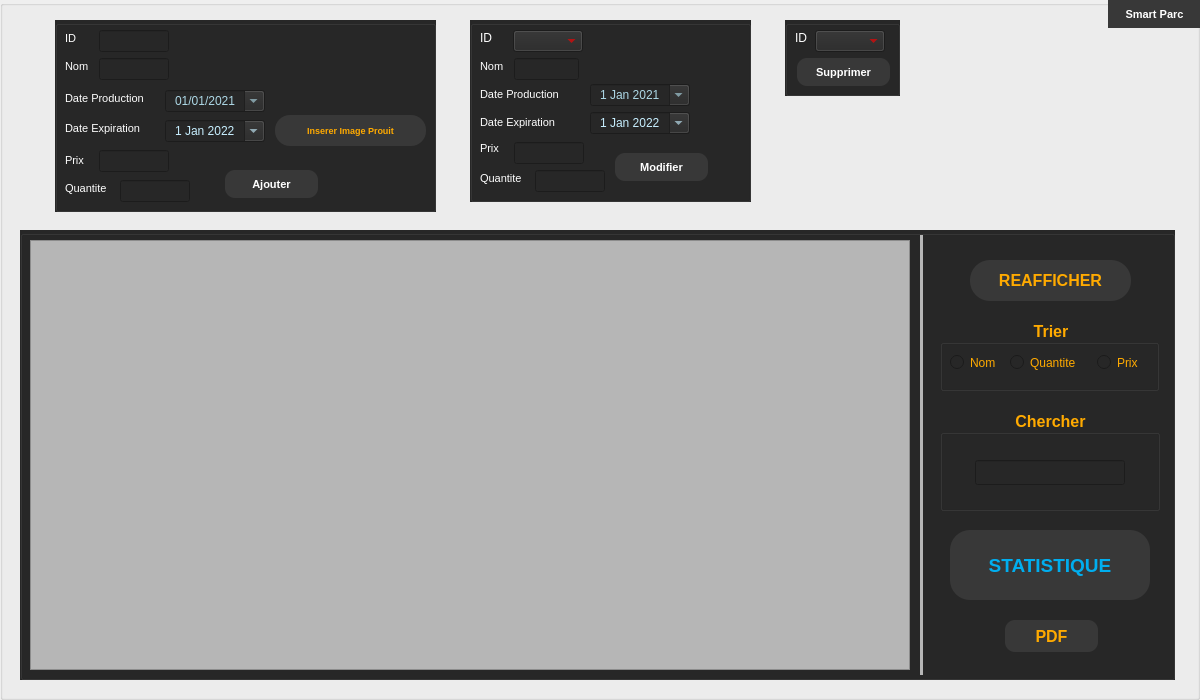
 <widget class="QDialog" name="GestionDesProduits">
  <property name="geometry">
   <rect>
    <x>0</x>
    <y>0</y>
    <width>1200</width>
    <height>700</height>
   </rect>
  </property>
  <property name="windowTitle">
   <string>Gestion Des Produits</string>
  </property>
  <property name="autoFillBackground">
   <bool>false</bool>
  </property>
  <property name="styleSheet">
   <string notr="true"/>
  </property>
  <widget class="QGroupBox" name="BG">
   <property name="geometry">
    <rect>
     <x>0</x>
     <y>0</y>
     <width>1200</width>
     <height>700</height>
    </rect>
   </property>
   <property name="title">
    <string/>
   </property>
   <widget class="QLabel" name="IMG">
    <property name="geometry">
     <rect>
      <x>0</x>
      <y>0</y>
      <width>1200</width>
      <height>700</height>
     </rect>
    </property>
    <property name="autoFillBackground">
     <bool>false</bool>
    </property>
    <property name="text">
     <string notr="true"/>
    </property>
    <property name="pixmap">
     <pixmap>FF.jpg</pixmap>
    </property>
    <property name="scaledContents">
     <bool>false</bool>
    </property>
    <property name="alignment">
     <set>Qt::AlignLeading|Qt::AlignLeft|Qt::AlignVCenter</set>
    </property>
   </widget>
   <widget class="QGroupBox" name="G4">
    <property name="geometry">
     <rect>
      <x>785</x>
      <y>20</y>
      <width>115</width>
      <height>76</height>
     </rect>
    </property>
    <property name="font">
     <font>
      <family>MS Shell Dlg 2</family>
      <pointsize>10</pointsize>
      <weight>50</weight>
      <bold>false</bold>
      <kerning>true</kerning>
     </font>
    </property>
    <property name="autoFillBackground">
     <bool>false</bool>
    </property>
    <property name="styleSheet">
     <string notr="true">color: rgb(255, 255, 255);
background-color: rgb(39, 39, 39);</string>
    </property>
    <property name="title">
     <string/>
    </property>
    <property name="alignment">
     <set>Qt::AlignCenter</set>
    </property>
    <widget class="QComboBox" name="comboBox_02">
     <property name="geometry">
      <rect>
       <x>30</x>
       <y>10</y>
       <width>70</width>
       <height>22</height>
      </rect>
     </property>
     <property name="styleSheet">
      <string notr="true">color: rgb(255, 0, 0);</string>
     </property>
    </widget>
    <widget class="QPushButton" name="Supprimer">
     <property name="geometry">
      <rect>
       <x>12</x>
       <y>38</y>
       <width>93</width>
       <height>28</height>
      </rect>
     </property>
     <property name="font">
      <font>
       <family>Arial</family>
       <pointsize>8</pointsize>
       <weight>75</weight>
       <bold>true</bold>
      </font>
     </property>
     <property name="styleSheet">
      <string notr="true">QPushButton
{
border-radius:10px;
background-color: rgb(56, 56, 56);
color: rgb(255, 255, 255);
}
QPushButton:hover
{
color: rgb(56, 56, 56);
background-color: rgb(255, 255, 255);
}</string>
     </property>
     <property name="text">
      <string>Supprimer</string>
     </property>
    </widget>
    <widget class="QLabel" name="label_13">
     <property name="geometry">
      <rect>
       <x>10</x>
       <y>10</y>
       <width>16</width>
       <height>16</height>
      </rect>
     </property>
     <property name="text">
      <string>ID</string>
     </property>
    </widget>
   </widget>
   <widget class="QGroupBox" name="G1">
    <property name="enabled">
     <bool>true</bool>
    </property>
    <property name="geometry">
     <rect>
      <x>55</x>
      <y>20</y>
      <width>381</width>
      <height>192</height>
     </rect>
    </property>
    <property name="font">
     <font>
      <pointsize>10</pointsize>
      <weight>50</weight>
      <bold>false</bold>
      <stylestrategy>PreferDefault</stylestrategy>
      <kerning>false</kerning>
     </font>
    </property>
    <property name="acceptDrops">
     <bool>false</bool>
    </property>
    <property name="autoFillBackground">
     <bool>false</bool>
    </property>
    <property name="styleSheet">
     <string notr="true">color: rgb(255, 255, 255);
background-color: rgb(39, 39, 39);</string>
    </property>
    <property name="title">
     <string/>
    </property>
    <property name="alignment">
     <set>Qt::AlignBottom|Qt::AlignHCenter</set>
    </property>
    <property name="flat">
     <bool>false</bool>
    </property>
    <widget class="QLabel" name="label_01">
     <property name="geometry">
      <rect>
       <x>10</x>
       <y>10</y>
       <width>16</width>
       <height>16</height>
      </rect>
     </property>
     <property name="font">
      <font>
       <pointsize>8</pointsize>
       <weight>50</weight>
       <bold>false</bold>
       <stylestrategy>PreferDefault</stylestrategy>
      </font>
     </property>
     <property name="text">
      <string>ID</string>
     </property>
     <property name="alignment">
      <set>Qt::AlignLeading|Qt::AlignLeft|Qt::AlignVCenter</set>
     </property>
    </widget>
    <widget class="QLabel" name="label_02">
     <property name="geometry">
      <rect>
       <x>10</x>
       <y>38</y>
       <width>27</width>
       <height>16</height>
      </rect>
     </property>
     <property name="font">
      <font>
       <pointsize>8</pointsize>
       <weight>50</weight>
       <bold>false</bold>
       <stylestrategy>PreferDefault</stylestrategy>
      </font>
     </property>
     <property name="text">
      <string>Nom</string>
     </property>
     <property name="alignment">
      <set>Qt::AlignLeading|Qt::AlignLeft|Qt::AlignVCenter</set>
     </property>
    </widget>
    <widget class="QLabel" name="label_05">
     <property name="geometry">
      <rect>
       <x>10</x>
       <y>160</y>
       <width>49</width>
       <height>16</height>
      </rect>
     </property>
     <property name="font">
      <font>
       <pointsize>8</pointsize>
       <weight>50</weight>
       <bold>false</bold>
       <stylestrategy>PreferDefault</stylestrategy>
      </font>
     </property>
     <property name="text">
      <string>Quantite</string>
     </property>
     <property name="alignment">
      <set>Qt::AlignLeading|Qt::AlignLeft|Qt::AlignVCenter</set>
     </property>
    </widget>
    <widget class="QLineEdit" name="lineEdit_02">
     <property name="geometry">
      <rect>
       <x>44</x>
       <y>38</y>
       <width>70</width>
       <height>22</height>
      </rect>
     </property>
     <property name="font">
      <font>
       <pointsize>8</pointsize>
       <weight>50</weight>
       <bold>false</bold>
       <stylestrategy>PreferDefault</stylestrategy>
      </font>
     </property>
     <property name="alignment">
      <set>Qt::AlignCenter</set>
     </property>
    </widget>
    <widget class="QLineEdit" name="lineEdit_04">
     <property name="geometry">
      <rect>
       <x>65</x>
       <y>160</y>
       <width>70</width>
       <height>22</height>
      </rect>
     </property>
     <property name="font">
      <font>
       <pointsize>8</pointsize>
       <weight>50</weight>
       <bold>false</bold>
       <stylestrategy>PreferDefault</stylestrategy>
      </font>
     </property>
     <property name="alignment">
      <set>Qt::AlignCenter</set>
     </property>
    </widget>
    <widget class="QLabel" name="label_06">
     <property name="geometry">
      <rect>
       <x>10</x>
       <y>130</y>
       <width>21</width>
       <height>20</height>
      </rect>
     </property>
     <property name="font">
      <font>
       <pointsize>8</pointsize>
       <weight>50</weight>
       <bold>false</bold>
       <stylestrategy>PreferDefault</stylestrategy>
      </font>
     </property>
     <property name="text">
      <string>Prix</string>
     </property>
     <property name="alignment">
      <set>Qt::AlignLeading|Qt::AlignLeft|Qt::AlignVCenter</set>
     </property>
    </widget>
    <widget class="QPushButton" name="Ajouter">
     <property name="geometry">
      <rect>
       <x>170</x>
       <y>150</y>
       <width>93</width>
       <height>28</height>
      </rect>
     </property>
     <property name="font">
      <font>
       <family>Arial</family>
       <pointsize>8</pointsize>
       <weight>75</weight>
       <bold>true</bold>
       <stylestrategy>PreferDefault</stylestrategy>
      </font>
     </property>
     <property name="styleSheet">
      <string notr="true">QPushButton
{
border-radius:10px;
background-color: rgb(56, 56, 56);
color: rgb(255, 255, 255);
}
QPushButton:hover
{
color: rgb(56, 56, 56);
background-color: rgb(255, 255, 255);
}</string>
     </property>
     <property name="text">
      <string>Ajouter</string>
     </property>
    </widget>
    <widget class="QLineEdit" name="lineEdit_01">
     <property name="enabled">
      <bool>true</bool>
     </property>
     <property name="geometry">
      <rect>
       <x>44</x>
       <y>10</y>
       <width>70</width>
       <height>22</height>
      </rect>
     </property>
     <property name="font">
      <font>
       <pointsize>8</pointsize>
       <weight>50</weight>
       <bold>false</bold>
       <stylestrategy>PreferDefault</stylestrategy>
      </font>
     </property>
     <property name="styleSheet">
      <string notr="true">color: rgb(255, 0, 0);</string>
     </property>
     <property name="alignment">
      <set>Qt::AlignCenter</set>
     </property>
    </widget>
    <widget class="QLabel" name="label_03">
     <property name="geometry">
      <rect>
       <x>10</x>
       <y>70</y>
       <width>92</width>
       <height>16</height>
      </rect>
     </property>
     <property name="font">
      <font>
       <pointsize>8</pointsize>
       <weight>50</weight>
       <bold>false</bold>
       <stylestrategy>PreferDefault</stylestrategy>
      </font>
     </property>
     <property name="text">
      <string>Date Production</string>
     </property>
     <property name="alignment">
      <set>Qt::AlignLeading|Qt::AlignLeft|Qt::AlignVCenter</set>
     </property>
    </widget>
    <widget class="QLabel" name="label_04">
     <property name="geometry">
      <rect>
       <x>10</x>
       <y>100</y>
       <width>88</width>
       <height>16</height>
      </rect>
     </property>
     <property name="font">
      <font>
       <pointsize>8</pointsize>
       <weight>50</weight>
       <bold>false</bold>
       <stylestrategy>PreferDefault</stylestrategy>
      </font>
     </property>
     <property name="text">
      <string>Date Expiration</string>
     </property>
     <property name="alignment">
      <set>Qt::AlignLeading|Qt::AlignLeft|Qt::AlignVCenter</set>
     </property>
    </widget>
    <widget class="QLineEdit" name="lineEdit_03">
     <property name="geometry">
      <rect>
       <x>44</x>
       <y>130</y>
       <width>70</width>
       <height>22</height>
      </rect>
     </property>
     <property name="font">
      <font>
       <pointsize>8</pointsize>
       <weight>50</weight>
       <bold>false</bold>
       <stylestrategy>PreferDefault</stylestrategy>
      </font>
     </property>
     <property name="alignment">
      <set>Qt::AlignCenter</set>
     </property>
     <property name="clearButtonEnabled">
      <bool>false</bool>
     </property>
    </widget>
    <widget class="QPushButton" name="Inserer_IMG">
     <property name="geometry">
      <rect>
       <x>220</x>
       <y>95</y>
       <width>151</width>
       <height>31</height>
      </rect>
     </property>
     <property name="font">
      <font>
       <pointsize>7</pointsize>
       <weight>75</weight>
       <bold>true</bold>
       <stylestrategy>PreferDefault</stylestrategy>
      </font>
     </property>
     <property name="styleSheet">
      <string notr="true">QPushButton
{
border-radius: 15px;
color: rgb(255, 170, 0);
background-color: rgba(56, 56, 56);
}
QPushButton:hover
{
color: rgb(56, 56, 56);
background-color: rgb(255, 170, 0);
}</string>
     </property>
     <property name="text">
      <string>Inserer Image Prouit</string>
     </property>
    </widget>
    <widget class="QDateEdit" name="dateEdit">
     <property name="geometry">
      <rect>
       <x>110</x>
       <y>70</y>
       <width>100</width>
       <height>22</height>
      </rect>
     </property>
     <property name="styleSheet">
      <string notr="true">background-color: rgb(39, 39, 39);
color: rgb(173,216, 230);</string>
     </property>
     <property name="alignment">
      <set>Qt::AlignCenter</set>
     </property>
     <property name="dateTime">
      <datetime>
       <hour>0</hour>
       <minute>0</minute>
       <second>0</second>
       <year>2021</year>
       <month>1</month>
       <day>1</day>
      </datetime>
     </property>
     <property name="maximumDateTime">
      <datetime>
       <hour>23</hour>
       <minute>59</minute>
       <second>59</second>
       <year>9999</year>
       <month>12</month>
       <day>31</day>
      </datetime>
     </property>
     <property name="minimumDateTime">
      <datetime>
       <hour>0</hour>
       <minute>0</minute>
       <second>0</second>
       <year>2021</year>
       <month>1</month>
       <day>1</day>
      </datetime>
     </property>
     <property name="maximumDate">
      <date>
       <year>9999</year>
       <month>12</month>
       <day>31</day>
      </date>
     </property>
     <property name="currentSection">
      <enum>QDateTimeEdit::DaySection</enum>
     </property>
     <property name="displayFormat">
      <string>dd/MM/yyyy</string>
     </property>
     <property name="calendarPopup">
      <bool>true</bool>
     </property>
     <property name="timeSpec">
      <enum>Qt::LocalTime</enum>
     </property>
     <property name="date">
      <date>
       <year>2021</year>
       <month>1</month>
       <day>1</day>
      </date>
     </property>
    </widget>
    <widget class="QDateEdit" name="dateEdit_2">
     <property name="geometry">
      <rect>
       <x>110</x>
       <y>100</y>
       <width>100</width>
       <height>22</height>
      </rect>
     </property>
     <property name="styleSheet">
      <string notr="true">background-color: rgb(39, 39, 39);
color: rgb(199, 239, 255);</string>
     </property>
     <property name="alignment">
      <set>Qt::AlignCenter</set>
     </property>
     <property name="dateTime">
      <datetime>
       <hour>0</hour>
       <minute>0</minute>
       <second>0</second>
       <year>2022</year>
       <month>1</month>
       <day>1</day>
      </datetime>
     </property>
     <property name="minimumDateTime">
      <datetime>
       <hour>0</hour>
       <minute>0</minute>
       <second>0</second>
       <year>2021</year>
       <month>1</month>
       <day>1</day>
      </datetime>
     </property>
     <property name="calendarPopup">
      <bool>true</bool>
     </property>
     <property name="timeSpec">
      <enum>Qt::LocalTime</enum>
     </property>
     <property name="date">
      <date>
       <year>2022</year>
       <month>1</month>
       <day>1</day>
      </date>
     </property>
    </widget>
    <widget class="QLabel" name="IMG_Added">
     <property name="geometry">
      <rect>
       <x>225</x>
       <y>10</y>
       <width>140</width>
       <height>80</height>
      </rect>
     </property>
     <property name="text">
      <string/>
     </property>
     <property name="alignment">
      <set>Qt::AlignCenter</set>
     </property>
    </widget>
   </widget>
   <widget class="QPushButton" name="Statistique">
    <property name="geometry">
     <rect>
      <x>950</x>
      <y>530</y>
      <width>200</width>
      <height>70</height>
     </rect>
    </property>
    <property name="font">
     <font>
      <family>Arial</family>
      <pointsize>14</pointsize>
      <weight>75</weight>
      <bold>true</bold>
     </font>
    </property>
    <property name="styleSheet">
     <string notr="true">
QPushButton
{
border-radius:20px;
background-color: rgb(56, 56, 56);
color: rgb(0, 174, 239);
}
QPushButton:hover
{
color: rgb(56, 56, 56);
background-color: rgb(0, 174, 239);
}
</string>
    </property>
    <property name="text">
     <string>STATISTIQUE</string>
    </property>
   </widget>
   <widget class="QGroupBox" name="G2">
    <property name="geometry">
     <rect>
      <x>20</x>
      <y>230</y>
      <width>1155</width>
      <height>450</height>
     </rect>
    </property>
    <property name="font">
     <font>
      <pointsize>10</pointsize>
     </font>
    </property>
    <property name="autoFillBackground">
     <bool>false</bool>
    </property>
    <property name="styleSheet">
     <string notr="true">color: rgb(255, 255, 255);
background-color: rgb(39, 39, 39);</string>
    </property>
    <property name="title">
     <string/>
    </property>
    <property name="alignment">
     <set>Qt::AlignCenter</set>
    </property>
    <widget class="QPushButton" name="PDF">
     <property name="geometry">
      <rect>
       <x>985</x>
       <y>390</y>
       <width>93</width>
       <height>32</height>
      </rect>
     </property>
     <property name="font">
      <font>
       <family>Arial</family>
       <pointsize>12</pointsize>
       <weight>75</weight>
       <bold>true</bold>
      </font>
     </property>
     <property name="styleSheet">
      <string notr="true">QPushButton
{
border-radius: 10px;
color: rgb(255, 170, 0);
background-color: rgba(56, 56, 56);
}
QPushButton:hover
{
color: rgb(56, 56, 56);
background-color: rgb(255, 170, 0);
}</string>
     </property>
     <property name="text">
      <string>PDF</string>
     </property>
    </widget>
    <widget class="QTableView" name="tableView">
     <property name="geometry">
      <rect>
       <x>10</x>
       <y>10</y>
       <width>880</width>
       <height>430</height>
      </rect>
     </property>
     <property name="font">
      <font>
       <family>Arial</family>
       <pointsize>9</pointsize>
       <weight>75</weight>
       <bold>true</bold>
      </font>
     </property>
     <property name="styleSheet">
      <string notr="true">color: rgb(39, 39, 39);
background-color: rgb(182, 182, 182);</string>
     </property>
     <property name="sizeAdjustPolicy">
      <enum>QAbstractScrollArea::AdjustIgnored</enum>
     </property>
     <property name="editTriggers">
      <set>QAbstractItemView::NoEditTriggers</set>
     </property>
     <property name="alternatingRowColors">
      <bool>true</bool>
     </property>
     <property name="showGrid">
      <bool>true</bool>
     </property>
     <property name="gridStyle">
      <enum>Qt::SolidLine</enum>
     </property>
     <property name="sortingEnabled">
      <bool>false</bool>
     </property>
     <attribute name="horizontalHeaderCascadingSectionResizes">
      <bool>true</bool>
     </attribute>
     <attribute name="horizontalHeaderDefaultSectionSize">
      <number>142</number>
     </attribute>
     <attribute name="horizontalHeaderStretchLastSection">
      <bool>true</bool>
     </attribute>
    </widget>
    <widget class="QGroupBox" name="TRIER">
     <property name="geometry">
      <rect>
       <x>920</x>
       <y>90</y>
       <width>219</width>
       <height>71</height>
      </rect>
     </property>
     <property name="font">
      <font>
       <family>Arial</family>
       <pointsize>12</pointsize>
       <weight>75</weight>
       <bold>true</bold>
      </font>
     </property>
     <property name="styleSheet">
      <string notr="true">color: rgb(255, 170, 0);
</string>
     </property>
     <property name="title">
      <string>Trier</string>
     </property>
     <property name="alignment">
      <set>Qt::AlignCenter</set>
     </property>
     <widget class="QRadioButton" name="TRIN">
      <property name="geometry">
       <rect>
        <x>10</x>
        <y>31</y>
        <width>58</width>
        <height>23</height>
       </rect>
      </property>
      <property name="font">
       <font>
        <pointsize>9</pointsize>
       </font>
      </property>
      <property name="styleSheet">
       <string notr="true"/>
      </property>
      <property name="text">
       <string>Nom</string>
      </property>
     </widget>
     <widget class="QRadioButton" name="TRIQ">
      <property name="geometry">
       <rect>
        <x>70</x>
        <y>31</y>
        <width>89</width>
        <height>23</height>
       </rect>
      </property>
      <property name="font">
       <font>
        <pointsize>9</pointsize>
       </font>
      </property>
      <property name="styleSheet">
       <string notr="true"/>
      </property>
      <property name="text">
       <string>Quantite</string>
      </property>
      <property name="checkable">
       <bool>true</bool>
      </property>
      <property name="checked">
       <bool>false</bool>
      </property>
     </widget>
     <widget class="QRadioButton" name="TRIP">
      <property name="geometry">
       <rect>
        <x>157</x>
        <y>31</y>
        <width>52</width>
        <height>23</height>
       </rect>
      </property>
      <property name="font">
       <font>
        <pointsize>9</pointsize>
       </font>
      </property>
      <property name="styleSheet">
       <string notr="true"/>
      </property>
      <property name="text">
       <string>Prix</string>
      </property>
     </widget>
    </widget>
    <widget class="QGroupBox" name="CHERCHER">
     <property name="geometry">
      <rect>
       <x>920</x>
       <y>180</y>
       <width>220</width>
       <height>101</height>
      </rect>
     </property>
     <property name="font">
      <font>
       <family>Arial</family>
       <pointsize>12</pointsize>
       <weight>75</weight>
       <bold>true</bold>
      </font>
     </property>
     <property name="styleSheet">
      <string notr="true">color: rgb(255, 170, 0);
</string>
     </property>
     <property name="title">
      <string>Chercher</string>
     </property>
     <property name="alignment">
      <set>Qt::AlignCenter</set>
     </property>
     <widget class="QLineEdit" name="lineEdit_09">
      <property name="geometry">
       <rect>
        <x>35</x>
        <y>50</y>
        <width>150</width>
        <height>25</height>
       </rect>
      </property>
      <property name="styleSheet">
       <string notr="true">color: rgb(255, 255, 255);</string>
      </property>
      <property name="alignment">
       <set>Qt::AlignCenter</set>
      </property>
     </widget>
    </widget>
    <widget class="QPushButton" name="Reafficher">
     <property name="geometry">
      <rect>
       <x>950</x>
       <y>30</y>
       <width>161</width>
       <height>41</height>
      </rect>
     </property>
     <property name="font">
      <font>
       <pointsize>12</pointsize>
       <weight>75</weight>
       <bold>true</bold>
      </font>
     </property>
     <property name="styleSheet">
      <string notr="true">QPushButton
{
border-radius: 20px;
color: rgb(255, 170, 0);
background-color: rgba(56, 56, 56);
}
QPushButton:hover
{
color: rgb(56, 56, 56);
background-color: rgb(255, 170, 0);
}</string>
     </property>
     <property name="text">
      <string>REAFFICHER</string>
     </property>
     <property name="flat">
      <bool>false</bool>
     </property>
    </widget>
    <widget class="Line" name="line">
     <property name="geometry">
      <rect>
       <x>900</x>
       <y>5</y>
       <width>3</width>
       <height>440</height>
      </rect>
     </property>
     <property name="styleSheet">
      <string notr="true">color: rgb(182, 182, 182);</string>
     </property>
     <property name="frameShadow">
      <enum>QFrame::Plain</enum>
     </property>
     <property name="lineWidth">
      <number>10</number>
     </property>
     <property name="midLineWidth">
      <number>0</number>
     </property>
     <property name="orientation">
      <enum>Qt::Vertical</enum>
     </property>
    </widget>
    <zorder>TRIER</zorder>
    <zorder>tableView</zorder>
    <zorder>CHERCHER</zorder>
    <zorder>PDF</zorder>
    <zorder>Reafficher</zorder>
    <zorder>line</zorder>
   </widget>
   <widget class="QPushButton" name="Quitter">
    <property name="geometry">
     <rect>
      <x>1108</x>
      <y>0</y>
      <width>93</width>
      <height>28</height>
     </rect>
    </property>
    <property name="font">
     <font>
      <pointsize>8</pointsize>
      <weight>75</weight>
      <bold>true</bold>
     </font>
    </property>
    <property name="styleSheet">
     <string notr="true">QPushButton
{
border-radius:20px;
background-color: rgb(56, 56, 56);
color: rgb(255, 255, 255);
}
QPushButton:hover
{
color: rgb(56, 56, 56);
background-color: rgb(255, 255, 255);
}</string>
    </property>
    <property name="text">
     <string>Smart Parc</string>
    </property>
   </widget>
   <widget class="QGroupBox" name="G3">
    <property name="enabled">
     <bool>true</bool>
    </property>
    <property name="geometry">
     <rect>
      <x>470</x>
      <y>20</y>
      <width>281</width>
      <height>182</height>
     </rect>
    </property>
    <property name="font">
     <font>
      <pointsize>10</pointsize>
      <weight>50</weight>
      <italic>false</italic>
      <bold>false</bold>
      <underline>false</underline>
      <strikeout>false</strikeout>
      <stylestrategy>PreferDefault</stylestrategy>
      <kerning>false</kerning>
     </font>
    </property>
    <property name="acceptDrops">
     <bool>false</bool>
    </property>
    <property name="autoFillBackground">
     <bool>false</bool>
    </property>
    <property name="styleSheet">
     <string notr="true">color: rgb(255, 255, 255);
background-color: rgb(39, 39, 39);</string>
    </property>
    <property name="title">
     <string/>
    </property>
    <property name="alignment">
     <set>Qt::AlignBottom|Qt::AlignHCenter</set>
    </property>
    <property name="flat">
     <bool>false</bool>
    </property>
    <widget class="QLineEdit" name="lineEdit_06">
     <property name="geometry">
      <rect>
       <x>44</x>
       <y>122</y>
       <width>70</width>
       <height>22</height>
      </rect>
     </property>
     <property name="font">
      <font>
       <pointsize>8</pointsize>
       <weight>50</weight>
       <bold>false</bold>
       <stylestrategy>PreferDefault</stylestrategy>
      </font>
     </property>
     <property name="alignment">
      <set>Qt::AlignCenter</set>
     </property>
    </widget>
    <widget class="QLabel" name="label_08">
     <property name="geometry">
      <rect>
       <x>10</x>
       <y>38</y>
       <width>27</width>
       <height>16</height>
      </rect>
     </property>
     <property name="font">
      <font>
       <pointsize>8</pointsize>
       <weight>50</weight>
       <bold>false</bold>
       <stylestrategy>PreferDefault</stylestrategy>
      </font>
     </property>
     <property name="text">
      <string>Nom</string>
     </property>
     <property name="alignment">
      <set>Qt::AlignLeading|Qt::AlignLeft|Qt::AlignVCenter</set>
     </property>
    </widget>
    <widget class="QLabel" name="label_09">
     <property name="geometry">
      <rect>
       <x>10</x>
       <y>66</y>
       <width>92</width>
       <height>16</height>
      </rect>
     </property>
     <property name="font">
      <font>
       <pointsize>8</pointsize>
       <weight>50</weight>
       <bold>false</bold>
       <stylestrategy>PreferDefault</stylestrategy>
      </font>
     </property>
     <property name="text">
      <string>Date Production</string>
     </property>
     <property name="alignment">
      <set>Qt::AlignLeading|Qt::AlignLeft|Qt::AlignVCenter</set>
     </property>
    </widget>
    <widget class="QLabel" name="label_07">
     <property name="geometry">
      <rect>
       <x>10</x>
       <y>10</y>
       <width>16</width>
       <height>16</height>
      </rect>
     </property>
     <property name="text">
      <string>ID</string>
     </property>
    </widget>
    <widget class="QLabel" name="label_12">
     <property name="geometry">
      <rect>
       <x>10</x>
       <y>120</y>
       <width>22</width>
       <height>16</height>
      </rect>
     </property>
     <property name="font">
      <font>
       <pointsize>8</pointsize>
       <weight>50</weight>
       <bold>false</bold>
       <stylestrategy>PreferDefault</stylestrategy>
      </font>
     </property>
     <property name="text">
      <string>Prix</string>
     </property>
     <property name="alignment">
      <set>Qt::AlignLeading|Qt::AlignLeft|Qt::AlignVCenter</set>
     </property>
    </widget>
    <widget class="QLineEdit" name="lineEdit_05">
     <property name="geometry">
      <rect>
       <x>44</x>
       <y>38</y>
       <width>65</width>
       <height>22</height>
      </rect>
     </property>
     <property name="font">
      <font>
       <pointsize>8</pointsize>
       <weight>50</weight>
       <bold>false</bold>
       <stylestrategy>PreferDefault</stylestrategy>
      </font>
     </property>
     <property name="alignment">
      <set>Qt::AlignCenter</set>
     </property>
    </widget>
    <widget class="QLabel" name="label_11">
     <property name="geometry">
      <rect>
       <x>10</x>
       <y>150</y>
       <width>49</width>
       <height>16</height>
      </rect>
     </property>
     <property name="font">
      <font>
       <pointsize>8</pointsize>
       <weight>50</weight>
       <bold>false</bold>
       <stylestrategy>PreferDefault</stylestrategy>
      </font>
     </property>
     <property name="text">
      <string>Quantite</string>
     </property>
     <property name="alignment">
      <set>Qt::AlignLeading|Qt::AlignLeft|Qt::AlignVCenter</set>
     </property>
    </widget>
    <widget class="QLabel" name="label_10">
     <property name="geometry">
      <rect>
       <x>10</x>
       <y>94</y>
       <width>88</width>
       <height>16</height>
      </rect>
     </property>
     <property name="font">
      <font>
       <pointsize>8</pointsize>
       <weight>50</weight>
       <bold>false</bold>
       <stylestrategy>PreferDefault</stylestrategy>
      </font>
     </property>
     <property name="text">
      <string>Date Expiration</string>
     </property>
     <property name="alignment">
      <set>Qt::AlignLeading|Qt::AlignLeft|Qt::AlignVCenter</set>
     </property>
    </widget>
    <widget class="QPushButton" name="Modifier">
     <property name="geometry">
      <rect>
       <x>145</x>
       <y>133</y>
       <width>93</width>
       <height>28</height>
      </rect>
     </property>
     <property name="font">
      <font>
       <family>Arial</family>
       <pointsize>8</pointsize>
       <weight>75</weight>
       <bold>true</bold>
       <stylestrategy>PreferDefault</stylestrategy>
      </font>
     </property>
     <property name="styleSheet">
      <string notr="true">QPushButton
{
border-radius:10px;
background-color: rgb(56, 56, 56);
color: rgb(255, 255, 255);
}
QPushButton:hover
{
color: rgb(56, 56, 56);
background-color: rgb(255, 255, 255);
}</string>
     </property>
     <property name="text">
      <string>Modifier</string>
     </property>
    </widget>
    <widget class="QComboBox" name="comboBox_01">
     <property name="geometry">
      <rect>
       <x>43</x>
       <y>10</y>
       <width>70</width>
       <height>22</height>
      </rect>
     </property>
     <property name="styleSheet">
      <string notr="true">color: rgb(255, 0, 0);</string>
     </property>
     <property name="editable">
      <bool>false</bool>
     </property>
     <property name="currentText">
      <string/>
     </property>
    </widget>
    <widget class="QLineEdit" name="lineEdit_07">
     <property name="geometry">
      <rect>
       <x>65</x>
       <y>150</y>
       <width>70</width>
       <height>22</height>
      </rect>
     </property>
     <property name="font">
      <font>
       <pointsize>8</pointsize>
       <weight>50</weight>
       <bold>false</bold>
       <stylestrategy>PreferDefault</stylestrategy>
      </font>
     </property>
     <property name="alignment">
      <set>Qt::AlignCenter</set>
     </property>
    </widget>
    <widget class="QDateEdit" name="dateEdit_3">
     <property name="geometry">
      <rect>
       <x>120</x>
       <y>64</y>
       <width>100</width>
       <height>22</height>
      </rect>
     </property>
     <property name="styleSheet">
      <string notr="true">background-color: rgb(39, 39, 39);
color: rgb(173,216, 230);</string>
     </property>
     <property name="alignment">
      <set>Qt::AlignCenter</set>
     </property>
     <property name="dateTime">
      <datetime>
       <hour>0</hour>
       <minute>0</minute>
       <second>0</second>
       <year>2021</year>
       <month>1</month>
       <day>1</day>
      </datetime>
     </property>
     <property name="minimumDateTime">
      <datetime>
       <hour>0</hour>
       <minute>0</minute>
       <second>0</second>
       <year>2021</year>
       <month>1</month>
       <day>1</day>
      </datetime>
     </property>
     <property name="calendarPopup">
      <bool>true</bool>
     </property>
     <property name="timeSpec">
      <enum>Qt::LocalTime</enum>
     </property>
     <property name="date">
      <date>
       <year>2021</year>
       <month>1</month>
       <day>1</day>
      </date>
     </property>
    </widget>
    <widget class="QDateEdit" name="dateEdit_4">
     <property name="geometry">
      <rect>
       <x>120</x>
       <y>92</y>
       <width>100</width>
       <height>22</height>
      </rect>
     </property>
     <property name="styleSheet">
      <string notr="true">background-color: rgb(39, 39, 39);
color: rgb(199, 239, 255);</string>
     </property>
     <property name="alignment">
      <set>Qt::AlignCenter</set>
     </property>
     <property name="dateTime">
      <datetime>
       <hour>0</hour>
       <minute>0</minute>
       <second>0</second>
       <year>2022</year>
       <month>1</month>
       <day>1</day>
      </datetime>
     </property>
     <property name="minimumDateTime">
      <datetime>
       <hour>0</hour>
       <minute>0</minute>
       <second>0</second>
       <year>2021</year>
       <month>1</month>
       <day>1</day>
      </datetime>
     </property>
     <property name="currentSection">
      <enum>QDateTimeEdit::DaySection</enum>
     </property>
     <property name="calendarPopup">
      <bool>true</bool>
     </property>
     <property name="timeSpec">
      <enum>Qt::LocalTime</enum>
     </property>
     <property name="date">
      <date>
       <year>2022</year>
       <month>1</month>
       <day>1</day>
      </date>
     </property>
    </widget>
   </widget>
   <zorder>IMG</zorder>
   <zorder>G1</zorder>
   <zorder>G2</zorder>
   <zorder>G3</zorder>
   <zorder>G4</zorder>
   <zorder>Quitter</zorder>
   <zorder>Statistique</zorder>
  </widget>
 </widget>
